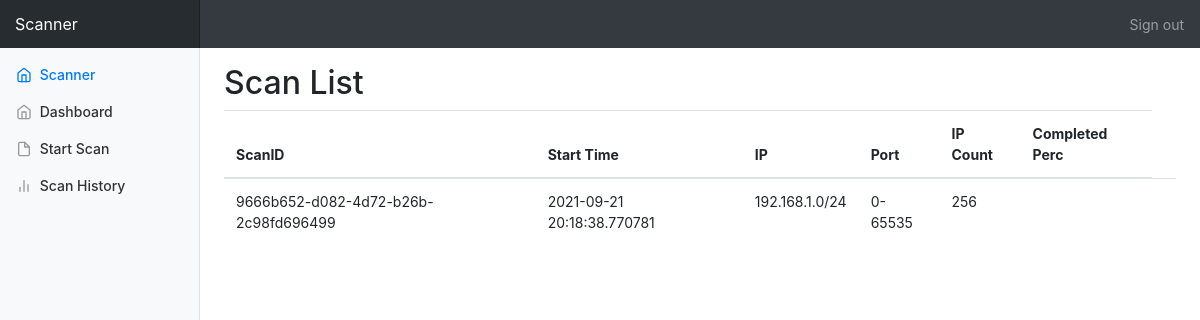
Before: /scan_list (signed in) with the older database file.
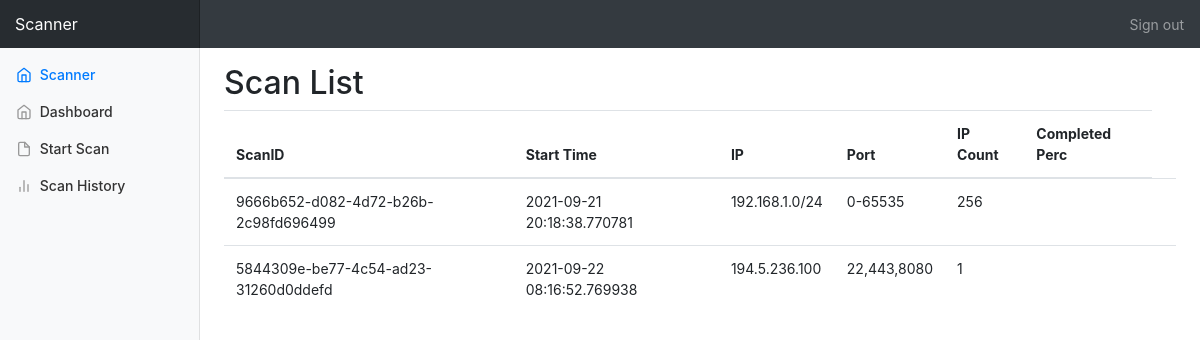
After: the same page with the newer database file.
### app/models.py (models this page shows)
class Scan(db.Model):
    id = db.Column(db.Integer, primary_key=True)
    scan_id = db.Column(db.String(128), index=True, unique=True)
    scanner = db.Column(db.String(128), index=False)
    ip = db.Column(db.String(128), index=False)
    port = db.Column(db.String(128), index=False)
    params = db.Column(db.String(128), index=False)
    ip_count = db.Column(db.Integer, index=False)
    timestamp = db.Column(db.DateTime, index=True, default=datetime.now)    # or utcnow?
    status = db.Column(db.String(16), index=False)
    user_id = db.Column(db.Integer, db.ForeignKey('user.id'))

### app/routes.py (the view)
@app.route('/scan_list')
@login_required
def scan_list():
    scans = Scan.query.all()
    return render_template('scan_list.html', scans=scans)

### app/models.py (called while the page is built)
@login.user_loader
def load_user(id):
    return User.query.get(int(id))

### app/templates/scan_list.html
{% extends "base.html" %}
{% block content %}
        <h2>Scan List</h2>
          <div class="table-responsive">
              <table class="table table-hover">
              <thead>
                <tr>
                  <th scope="col">ScanID</th>
                    <th scope="col">Start Time</th>
                  <th scope="col">IP</th>
                  <th scope="col">Port</th>
                  <th scope="col">IP Count</th>
                    <th scope="col">Completed Perc</th>
                </tr>
              </thead>
              <tbody>
              {% for scan in scans %}
                <tr onclick='window.location.assign("{{url_for("scan_details", scan_id=scan.scan_id)}}");' style="cursor: pointer">
                  <td>{{ scan.scan_id }}</td>
                    <td>{{ scan.timestamp }}</td>
                  <td>{{ scan.ip }} </td>
                  <td>{{ scan.port }}</td>
                  <td>{{scan.ip_count}}</td>
                    <td>{{scan.completed_perc}}</td>
                    <td></td>
                </tr>
            {% endfor %}
              </tbody>
            </table>
          </div>
{% endblock %}

### app/templates/base.html (shortened to what this page needs)
<!doctype html>
<html lang="en">
  <head>
    <link href="{{url_for('static', filename='css/bootstrap.min.css')}}" rel="stylesheet">
    <link href="{{url_for('static', filename='css/dashboard.css')}}" rel="stylesheet">
  </head>
  <body>
    <nav class="navbar navbar-dark sticky-top bg-dark flex-md-nowrap p-0">
      <a class="navbar-brand col-sm-3 col-md-2 mr-0" href="#">Scanner</a>
      <ul class="navbar-nav px-3">
        <li class="nav-item text-nowrap">
          <a class="nav-link" href="{{ url_for('logout') }}">Sign out</a>
        </li>
      </ul>
    </nav>
    <div class="container-fluid">
      <div class="row">
        <nav class="col-md-2 d-none d-md-block bg-light sidebar">
          <div class="sidebar-sticky">
            <ul class="nav flex-column">
              <li class="nav-item">
                <a class="nav-link active" href="#">
                  <span data-feather="home"></span>
                  Scanner <span class="sr-only">(current)</span>
                </a>
              </li>
              <li class="nav-item">
                <a class="nav-link" href="#">
                  <span data-feather="home"></span>
                  Dashboard
                </a>
              </li>
              <li class="nav-item">
                <a class="nav-link" href="{{ url_for('start_scan') }}">
                  <span data-feather="file"></span>
                  Start Scan
                </a>
              </li>
              <li class="nav-item">
                <a class="nav-link" href="{{ url_for('scan_list') }}">
                  <span data-feather="bar-chart-2"></span>
                  Scan History
                </a>
              </li>
            </ul>
          </div>
        </nav>
        <main role="main" class="col-md-9 ml-sm-auto col-lg-10 pt-3 px-4">
          {% block content %}{% endblock %}
        </main>
      </div>
    </div>
  </body>
</html>

### app/static/css/dashboard.css (style rules this page uses)
body { font-size: .875rem; }
.feather { width: 16px; height: 16px; vertical-align: text-bottom; }
.sidebar { position: fixed; top: 0; bottom: 0; left: 0; z-index: 100; padding: 0; box-shadow: inset -1px 0 0 rgba(0, 0, 0, .1); }
.sidebar-sticky { position: -webkit-sticky; position: sticky; top: 48px; height: calc(100vh - 48px); padding-top: .5rem; overflow-x: hidden; overflow-y: auto; }
.sidebar .nav-link { font-weight: 500; color: #333; }
.sidebar .nav-link .feather { margin-right: 4px; color: #999; }
.sidebar .nav-link.active { color: #007bff; }
.sidebar .nav-link:hover .feather, .sidebar .nav-link.active .feather { color: inherit; }
.navbar-brand { padding-top: .75rem; padding-bottom: .75rem; font-size: 1rem; background-color: rgba(0, 0, 0, .25); box-shadow: inset -1px 0 0 rgba(0, 0, 0, .25); }

Changed rows visible on the page:
added Scan: scan_id "5844309e-be77-4c54-ad23-31260d0ddefd", timestamp "2021-09-22 08:16:52.769938", ip "194.5.236.100", port "22,443,8080", ip_count "1"
